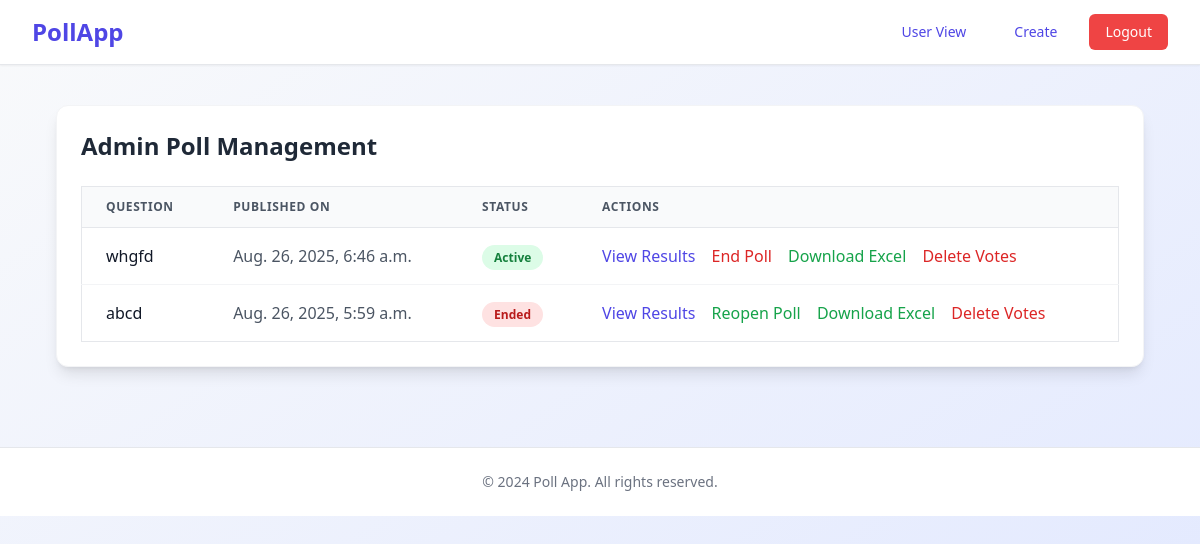
Page /adm/polls/ (signed in) on the earlier database version.
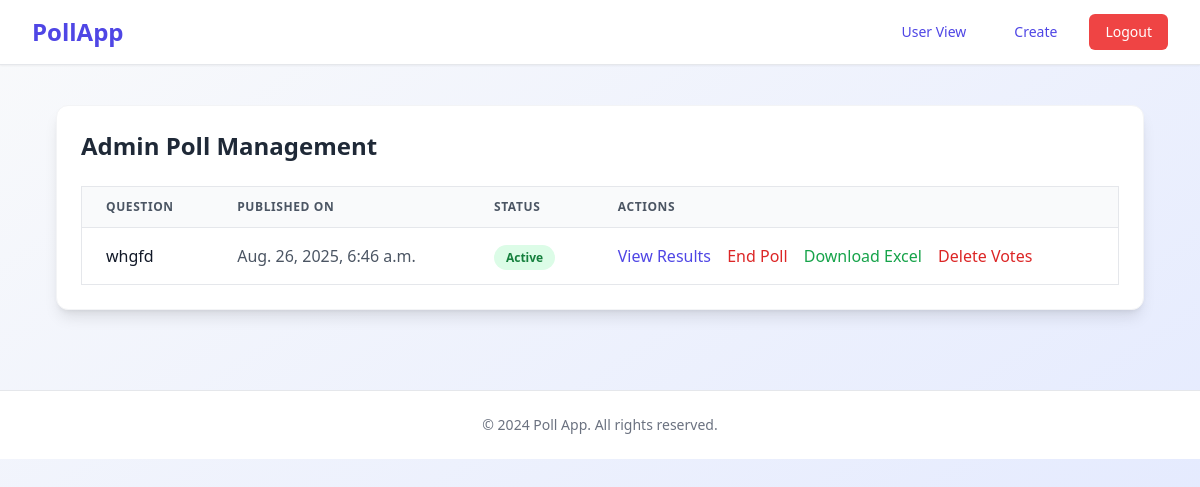
Same page on the later database version.
### pollApp/models.py (models this page shows, shortened)
class PollModel(models.Model):
    user = models.ForeignKey(User, on_delete=models.CASCADE)
    question = models.CharField(max_length=200)
    pub_date = models.DateTimeField('date published')
    is_ended = models.BooleanField(default=False)
    end_time = models.DateTimeField(null=True, blank=True)

### pollApp/views.py (the view)
# urls.py: path("adm/polls/", views.admin_poll_list, name="admin_poll_list"),
@login_required
@user_passes_test(is_admin)
def admin_poll_list(request):
    polls = PollModel.objects.all().order_by("-pub_date")
    return render(request, "admin_poll_list.html", {"polls": polls})

### pollApp/views.py (called while the page is built)
def is_admin(user):
    return user.is_staff or user.is_superuser

### pollApp/templates/admin_poll_list.html (shortened to what the changed rows need)
<!DOCTYPE html>
<html lang="en">
<head>
  <script src="https://cdn.tailwindcss.com"></script>
</head>
<body class="bg-gradient-to-br from-gray-50 to-indigo-100 min-h-screen">
  <nav class="bg-white shadow-sm border-b border-gray-200">
    <div class="max-w-7xl mx-auto px-4 sm:px-6 lg:px-8">
      <div class="flex justify-between items-center h-16">
        <h1 class="text-2xl font-bold text-indigo-600">PollApp</h1>
      </div>
    </div>
  </nav>
  <main class="max-w-6xl mx-auto py-10 px-4 sm:px-6 lg:px-8">
    <div class="bg-white shadow-lg rounded-xl p-6 border border-gray-100">
      <h2 class="text-2xl font-bold text-gray-800 mb-6">Admin Poll Management</h2>
      <div class="overflow-x-auto">
        <table class="min-w-full divide-y divide-gray-200 border border-gray-200 rounded-lg">
          <thead class="bg-gray-50">
            <tr>
              <th class="px-6 py-3 text-left text-xs font-semibold text-gray-600 uppercase tracking-wider">Question</th>
              <th class="px-6 py-3 text-left text-xs font-semibold text-gray-600 uppercase tracking-wider">Published On</th>
              <th class="px-6 py-3 text-left text-xs font-semibold text-gray-600 uppercase tracking-wider">Status</th>
              <th class="px-6 py-3 text-left text-xs font-semibold text-gray-600 uppercase tracking-wider">Actions</th>
            </tr>
          </thead>
          <tbody class="bg-white divide-y divide-gray-100">
            {% for poll in polls %}
            <tr class="hover:bg-gray-50 transition">
              <td class="px-6 py-4 text-gray-900 font-medium">{{ poll.question }}</td>
              <td class="px-6 py-4 text-gray-600">{{ poll.pub_date }}</td>
              <td class="px-6 py-4">
                {% if poll.is_ended %}
                  <span class="px-3 py-1 text-xs font-semibold rounded-full bg-red-100 text-red-700">Ended</span>
                {% else %}
                  <span class="px-3 py-1 text-xs font-semibold rounded-full bg-green-100 text-green-700">Active</span>
                {% endif %}
              </td>
              <td class="px-6 py-4 space-x-3">
                <a href="{% url 'poll_results' poll.id %}"
                   class="text-indigo-600 hover:text-indigo-800 font-medium">View Results</a>
                <a href="{% url 'end_poll' poll.id %}"
                class="{% if poll.is_ended %}text-green-600 hover:text-green-800{% else %}text-red-600 hover:text-red-800{% endif %} font-medium">
                {% if poll.is_ended %}Reopen Poll{% else %}End Poll{% endif %}
                </a>
                <a href="{% url 'export_poll_excel' poll.id %}"
                class="text-green-600 hover:text-green-800 font-medium">
                Download Excel
                </a>
                 <a href="{% url 'delete_poll_votes' poll.id %}"
                  class="text-red-600 hover:text-red-800 font-medium"
                  onclick="return confirm('Are you sure you want to delete all votes for this poll?');">
                  Delete Votes
                </a>
              </td>
            </tr>
            {% empty %}
            <tr>
              <td colspan="4" class="px-6 py-4 text-center text-gray-500">No polls available</td>
            </tr>
            {% endfor %}
          </tbody>
        </table>
      </div>
    </div>
  </main>
</body>
</html>

Differences in the rows shown:
removed PollModel: question "abcd", pub_date "Aug. 26, 2025, 5:59 a.m.", is_ended "Ended"
